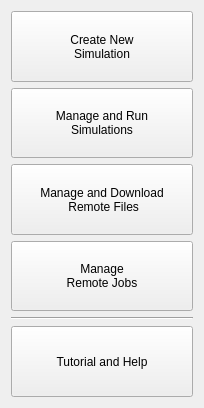
<?xml version="1.0" encoding="UTF-8"?>
<ui version="4.0">
 <class>SideBar</class>
 <widget class="QWidget" name="SideBar">
  <property name="geometry">
   <rect>
    <x>0</x>
    <y>0</y>
    <width>204</width>
    <height>408</height>
   </rect>
  </property>
  <property name="windowTitle">
   <string>Form</string>
  </property>
  <layout class="QVBoxLayout" name="verticalLayout">
   <item>
    <widget class="QPushButton" name="pb_sideBar_create">
     <property name="sizePolicy">
      <sizepolicy hsizetype="Expanding" vsizetype="MinimumExpanding">
       <horstretch>0</horstretch>
       <verstretch>0</verstretch>
      </sizepolicy>
     </property>
     <property name="text">
      <string>Create New
Simulation</string>
     </property>
    </widget>
   </item>
   <item>
    <widget class="QPushButton" name="pb_sideBar_run">
     <property name="sizePolicy">
      <sizepolicy hsizetype="Minimum" vsizetype="MinimumExpanding">
       <horstretch>0</horstretch>
       <verstretch>0</verstretch>
      </sizepolicy>
     </property>
     <property name="text">
      <string>Manage and Run
Simulations</string>
     </property>
    </widget>
   </item>
   <item>
    <widget class="QPushButton" name="pb_sideBar_files">
     <property name="enabled">
      <bool>true</bool>
     </property>
     <property name="sizePolicy">
      <sizepolicy hsizetype="Expanding" vsizetype="Expanding">
       <horstretch>0</horstretch>
       <verstretch>0</verstretch>
      </sizepolicy>
     </property>
     <property name="text">
      <string>Manage and Download
 Remote Files</string>
     </property>
     <property name="flat">
      <bool>false</bool>
     </property>
    </widget>
   </item>
   <item>
    <widget class="QPushButton" name="pb_sideBar_jobs">
     <property name="sizePolicy">
      <sizepolicy hsizetype="Minimum" vsizetype="MinimumExpanding">
       <horstretch>0</horstretch>
       <verstretch>0</verstretch>
      </sizepolicy>
     </property>
     <property name="text">
      <string>Manage 
Remote Jobs</string>
     </property>
    </widget>
   </item>
   <item>
    <widget class="Line" name="line">
     <property name="orientation">
      <enum>Qt::Horizontal</enum>
     </property>
    </widget>
   </item>
   <item>
    <widget class="QPushButton" name="pb_sideBar_help">
     <property name="sizePolicy">
      <sizepolicy hsizetype="Minimum" vsizetype="MinimumExpanding">
       <horstretch>0</horstretch>
       <verstretch>0</verstretch>
      </sizepolicy>
     </property>
     <property name="text">
      <string>Tutorial and Help</string>
     </property>
    </widget>
   </item>
  </layout>
 </widget>
 <resources/>
 <connections/>
</ui>
